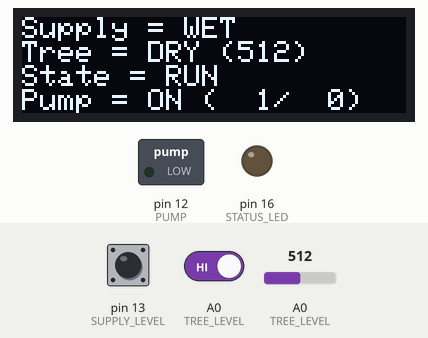
Recording of a sketch running on a simulated Arduino Uno, built with avr-gcc and run on an emulated ATmega328P. Parts: 128×32 one-colour display, switched loads named in the sketch (green lamp = pin HIGH), output pins drawn as LEDs (lit = HIGH). The test bench sets the inputs (shaded band); at power-on: pin 13 (SUPPLY_LEVEL) LOW, A0 (TREE_LEVEL) = 512, A0 (TREE_LEVEL) HIGH. The display library's start-up logo is not drawn; what the sketch prints to the serial monitor is not drawn.

Above: at 2.2 s.
2.3 s: pin 13 (SUPPLY_LEVEL) pulled HIGH for 1 s
At 2.8 s:
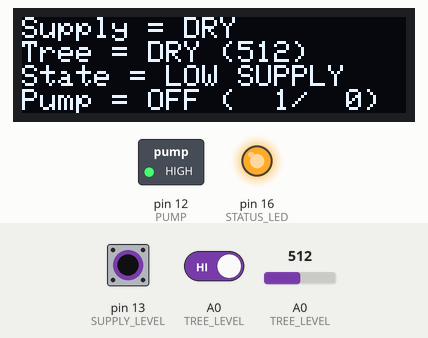
3.9 s: A0 (TREE_LEVEL) set to 885
At 4.9 s:
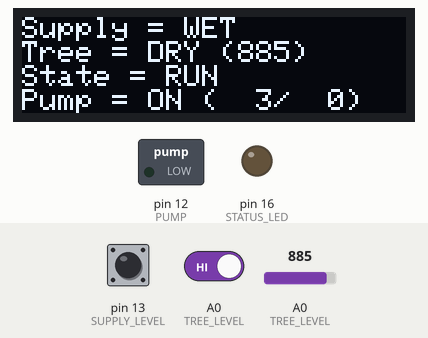
5.6 s: A0 (TREE_LEVEL) set to 916
At 6.5 s:
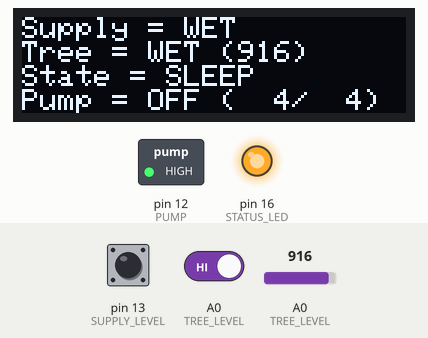
7.2 s: A0 (TREE_LEVEL) set to 900
At 8.1 s:
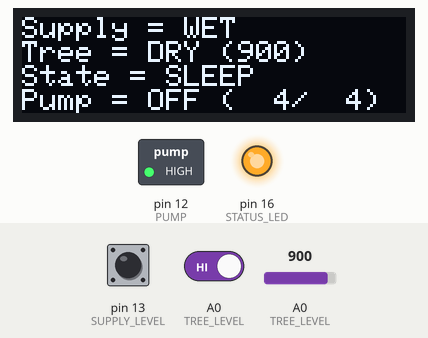
10.2 s: A0 (TREE_LEVEL) driven LOW
At 11.9 s:
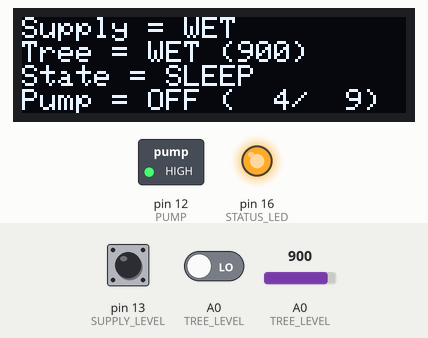
13.2 s: pin 13 (SUPPLY_LEVEL) pulled HIGH for 3.2 s
At 16.2 s:
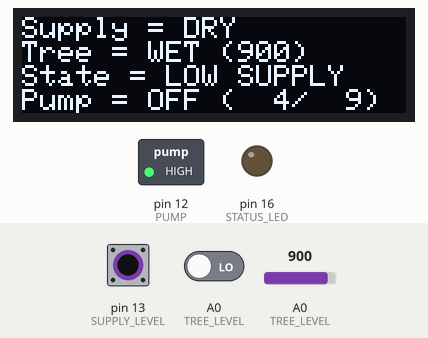
Timing chart, 0 to 17.9 s (numbered marks = the images above; inputs shaded):
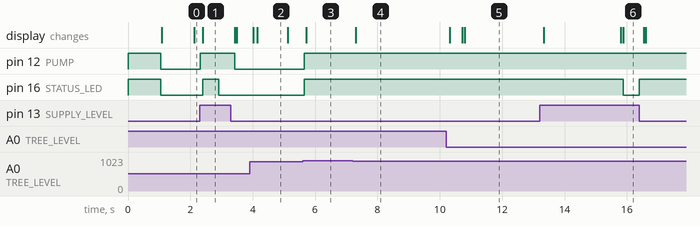

The sketch:

WaterBot.ino
```cpp
// WaterBot
// Christmas Tree Watering Bot
//

#include <SPI.h>
#include <Wire.h>
#include <Adafruit_GFX.h>
#include <Adafruit_SSD1306.h>

/////////////////////////
// Macro Definition
/////////////////////////
// Printing with stream operator
template<class T> inline Print& operator <<(Print &obj,     T arg) { obj.print(arg);    return obj; }
template<>        inline Print& operator <<(Print &obj, float arg) { obj.print(arg, 4); return obj; }

/////////////////////////
// HARDWARE DEFINITION
/////////////////////////
// Serial Interface Pins
#define UART1_TX          1   // SER - Serial Monitor TX
#define UART1_RX          3   // SER - Serial Monitor RX
#define I2C_SDA           4   // I2C - SDA OLED Display
#define I2C_SCL           5   // I2C - SCL OLED Display
// Sensors
//#define SENSOR_EXCITATION 15  // DOUT - Level Sensor Excitation / Red LED
#define SUPPLY_LEVEL      13  // DIN  - Supply Level (Binary Low = Wet)
#define TREE_LEVEL        14  // DIN  - Tree Level (Binary Low = Wet)
#define TREE_LEVEL_A      A0  // AIN  - Tree Level (Analog) 0-3.3V through 390/1M Voltage Divider = 0.00-0.93V
// Switched Voltage Outputs
#define STATUS_LED        16  // DOUT - Tree LED (switched 12V) Low = ON
#define PUMP              12  // DOUT - Pump Power (switched 12V) Low = ON
// SPECIAL FUNCTION PINS
#define GPIO0             0   // BOOTLOADER - BOOT SKETCH - Red LED (Don't use for other purpose)
#define GPIO2             2   // BOOTLOADER - UART BOOTLOADER - Blue LED (Don't use for other purpose)
#define GPIO15            15  // BOOTLOADER - SDIO MODE

//VARIABLE DEFINITION
unsigned long LoopTimer = 0;  // Timer variable for major frames
int LoopDelay = 5000;         // Delay between major frames (ms)

unsigned long BlinkTimer = 0; // Timer variable for LED Blink
int LED_State  = 0;           // State variable for LED
int BlinkDelay = 0;           // Delay between LED state changes (ms)
#define LED_OFF           0   // Steady OFF
#define LED_ON           -1   // Steady ON
#define LED_SLOW        500   // Time between slow LED toggles
#define LED_FAST         50   // Time between fast LED toggles

#define RELAY_OFF         1   // SVO Relay is active LOW
#define RELAY_ON          0   // SVO Relay is active LOW

unsigned long TimePrev = 0;   // State variable for pump timer
unsigned long TimeCurr = 0;   // Current Time for pump timer
bool NewPumpSession = true;   // Flag to indicate transition to new pumping session
int PumpTime = 0;             // Accumlated watering time this pumping session (ms)
int PumpTimeout = 10*1000;    // Maximum allowable pump run time (ms)
float WaterTime = 0.0;        // Accumulated total watering time (s)
int Pump_State = 0;           // State variable for Pump

int SupplyState = 0;          // Digital Supply level sensor value
int TreeState_raw = 0;        // Digital Tree level sesor value
int TreeLevel_raw = 0;        // Analog Tree level sensor value
int TreeState = -1;           // Post-processed tree level state
float TreeLevel = 0.0;        // Post-processed tree level value (0-100%)

#define SENSOR_WET         0  // Water level sensor is low = wet
#define SENSOR_DRY         1  // Water level sensor is high = dry
#define SENSOR_ERROR      -1  // Water level sensor is invalid

#define SENS_RAW_EMPTY   725  // Based on manual calibration (raw ADC counts)
#define SENS_RAW_FULL    320  // Based on manual calibration (raw ADC counts)
#define SENS_RAW_ERR     900  // Based on manual calibration (raw ADC counts)

int State = 0;                // Main Control State Variable
#define STATE_SLEEP      0    // Sleep
#define STATE_RUN        1    // Running/Filling
#define STATE_LOWSUPPLY  2    // Supply reservoir empty
#define STATE_SENSORERR  3    // Sensor out of range
#define STATE_FAILSAFE   4    // Failsafe state if pump runs too long

/////////////////////////
//STRUCT Initialization
/////////////////////////
Adafruit_SSD1306 display = Adafruit_SSD1306(128, 32, &Wire);


void setup() {

  // Initialize Outputs
  pinMode(PUMP, OUTPUT);
  digitalWrite(PUMP,RELAY_OFF);
  pinMode(STATUS_LED, OUTPUT);
  digitalWrite(STATUS_LED,RELAY_OFF);
//  pinMode(SENSOR_EXCITATION, OUTPUT);

  // Initialize Inputs
  pinMode(SUPPLY_LEVEL, INPUT);
  pinMode(TREE_LEVEL, INPUT);
  pinMode(TREE_LEVEL_A, INPUT);


  // Begin Serial Debug Interface
  Serial.begin(9600);
  Serial.println("WaterBot Serial Monitor");

  // Begin OLED Display Interface
  // SSD1306_SWITCHCAPVCC = generate display voltage from 3.3V internally
  // Address 0x3C for 128x32
  display.begin(SSD1306_SWITCHCAPVCC, 0x3C);
  display.display(); // Display splashscreen
  delay(1000);
  display.clearDisplay();
  display.display();
  display.setTextSize(1);
  display.setTextColor(WHITE);
  display.setCursor(0,0);

  // Initalize Variables
  State = STATE_RUN;       // Initialize Control State to Running
  Pump_State = LOW;        // Initialize Pump to OFF
  LED_State = RELAY_OFF;         // Initialize LED to OFF
  LoopTimer = millis();    // Initialize Loop timer
  BlinkTimer = millis();   // Initialize LED timer

}

// TODO Add MQTT Reporting

void loop() {
  ReadSensors();  // Only for debug

  Pump_State = RELAY_OFF;  // Command pump off just to be sure

  // Control State Machine
  switch(State) {
    // STATE_SLEEP
    //    LED = Off
    //    Transition to STATE_RUN if Loop timer complete
    case STATE_SLEEP :
      BlinkDelay = LED_OFF;
      if ((LoopTimer + LoopDelay) < millis()) {
        State = STATE_RUN;    // Transition to Running
        LoopTimer = millis();     // Reset timer
      }
      break;

    // STATE_RUN
    //    LED = On
    //    Read Sensors
    //    Transition to STATE_LOWSUPPLY if Supply sensor is dry
    //    Engage Pump if Tree Sensor is dry
    //    Transition to STATE_SLEEP if Tree sensor is wet
    //    Transition to STATE_SENSORERR if Tree sensor is out of range
    case STATE_RUN :

      ReadSensors();

      if (SupplyState == SENSOR_DRY) {
        // Supply is dry - Transition out of run state
        State = STATE_LOWSUPPLY;
        break;
      }
      switch (TreeState) {

        // Sensor is Dry - Turn on pump and start over
        case SENSOR_DRY :

          BlinkDelay = LED_ON;

          Pump_State = RELAY_ON;

          TimeCurr = millis(); // Check the time
          // Accumulate current pumping session time if not the first time through the loop
          if (NewPumpSession) {
            PumpTime = 0;
            NewPumpSession = false;
          } else {
            PumpTime += (TimeCurr - TimePrev);
          }
          TimePrev = TimeCurr;

          if (PumpTime > PumpTimeout) {
            // We've been pumping too long... stop in case there's a hardware problem
            // - Could be failed tree sensor below fault threshold (spillage risk)
            // - Could be broken, loose, or leaky tube (spillage risk)
            // - Could be supply sensor failure (dry pump overheat risk)
            // - Could be disconnected pump (underwatering risk)
            State = STATE_FAILSAFE;
          }
          break;

        // Sensor is Wet - Go back to sleep for a while
        case SENSOR_WET :

          BlinkDelay = LED_OFF;

          State = STATE_SLEEP;
          LoopTimer = millis();
          break;

        // Sensor is Broken - Transition out of run state
        case SENSOR_ERROR :
          State = STATE_SENSORERR;
          break;
      }
      break;

    // STATE_LOWSUPPLY
    //    LED = Slow Blink
    //    Read Sensors
    //    Transition to STATE_RUN if Supply sensor is wet
    case STATE_LOWSUPPLY :
      BlinkDelay = LED_SLOW;
      ReadSensors();
      if (SupplyState == SENSOR_WET) {
        // Supply is repleneshed - Transition back to run state
        State = STATE_RUN;
      }
      break;

    // STATE_SENSORERR
    //    LED = Fast Blink
    //    Do nothing
    case STATE_SENSORERR :
      BlinkDelay = LED_FAST;
      // Do Nothing, stay stuck in this state until reset
      break;

    // STATE_FAILSAFE
    //    LED = Fast Blink
    //    Do nothing
    case STATE_FAILSAFE :
      BlinkDelay = LED_FAST;
      // Do Nothing, stay stuck in this state until reset
      break;
  }

  // Blink LED
  switch (BlinkDelay) {

    case LED_OFF :
      LED_State = RELAY_OFF;
      break;

    case LED_ON :
      LED_State = RELAY_ON;
      break;

    default :
      if ((BlinkTimer + BlinkDelay) < millis()) {
        LED_State = (LED_State == RELAY_ON) ?  RELAY_OFF : RELAY_ON;  // Toggle LED state
        BlinkTimer = millis();                                       // Reset timer
      }
  }


  //Write Outputs
  digitalWrite(STATUS_LED,LED_State);
  digitalWrite(PUMP,Pump_State);
  DebugOutputs();

}

void ReadSensors() {

  // Only turn on level sensors when we're actually ready to read them
  // This prevents erosion of the moisture sensors
//  digitalWrite(SENSOR_EXCITATION,HIGH);
//  delay(500); // Wait for outputs to stabilize

  SupplyState = digitalRead(SUPPLY_LEVEL);
  TreeState_raw = digitalRead(TREE_LEVEL);
  TreeLevel_raw = analogRead(TREE_LEVEL_A);

//  digitalWrite(SENSOR_EXCITATION,LOW);

  TreeLevel = map(TreeLevel_raw,SENS_RAW_EMPTY,SENS_RAW_FULL,0,100);  // Mapping of analog values to percentage

  switch (TreeState) {
    case SENSOR_DRY :
      if (TreeState_raw == SENSOR_WET) {
        // If transitioning from "dry" to "wet", add pump on-time to total watering time
        WaterTime = WaterTime + (float)(PumpTime)/1000.0;
        // Set flag to reinitialize pump timer
        NewPumpSession = true;
        TreeState = SENSOR_WET;
      }
      // Invalidate Tree Level State if raw value > threshold
      if (TreeLevel_raw > SENS_RAW_ERR) {
        // If transitioning from "dry" to "error", add pump on-time to total watering time
        WaterTime = WaterTime + (float)PumpTime/1000.0;
        // Set flag to reinitialize pump timer
        NewPumpSession = true;
        TreeState = SENSOR_ERROR;
      }
      break;
    case SENSOR_WET :
      TreeState = SENSOR_WET;
      if (TreeState_raw == SENSOR_DRY) {
        TreeState = SENSOR_DRY;
      }
      // Invalidate Tree Level State if raw value > threshold
      if (TreeLevel_raw > SENS_RAW_ERR) {
        TreeState = SENSOR_ERROR;
      }
      break;
    case SENSOR_ERROR :
      TreeState = SENSOR_WET;
      break;
  }


}

void DebugOutputs() {

  char Status[128] = ""; // Status message for eventual display/debug
  char SubStr[32] = "";  // Substring for building output status

  //Line 1
  (SupplyState == SENSOR_DRY)? strcat(Status,"Supply = DRY\n"): strcat(Status,"Supply = WET\n");

  //Line 2
  (TreeState == SENSOR_DRY)?   sprintf(SubStr,"Tree = DRY (%3d)\n",(int)TreeLevel_raw): sprintf(SubStr,"Tree = WET (%3d)\n",(int)TreeLevel_raw);
  strcat(Status,SubStr);

  //Line 3
  switch(State){
    case STATE_SLEEP :
      strcat(Status,"State = SLEEP\n");
      break;
    case STATE_RUN :
      strcat(Status,"State = RUN\n");
      break;
    case STATE_LOWSUPPLY :
      strcat(Status,"State = LOW SUPPLY\n");
      break;
    case STATE_SENSORERR :
      strcat(Status,"State = SENSOR ERR\n");
      break;
    case STATE_FAILSAFE :
      strcat(Status,"State = FAIL SAFE\n");
      break;
  }

  //Line 4
  (Pump_State == RELAY_OFF)? sprintf(SubStr,"Pump = OFF (%3d/%3d)\n",(int)(PumpTime/1000.0),(int)WaterTime): sprintf(SubStr,"Pump = ON (%3d/%3d)\n",(int)(PumpTime/1000.0),(int)WaterTime);
  strcat(Status,SubStr);

  //Line 5
  (LED_State == RELAY_OFF)?  strcat(SubStr,"LED = OFF\n"): strcat(SubStr,"LED = ON\n");


  // Output Status Messages
  Serial << Status << '\n';

  display.clearDisplay();
  display.setCursor(0,0);
  display << Status;
  display.display();


}
```

Measured:
- the behaviour switches between 900 and 901 on A0 (TREE_LEVEL) (found by bisection; images 2 and 3)
- after the input at 2.3 s, pin 12 (PUMP): LOW → HIGH at once, → LOW 1.1 s later; pin 16 (STATUS_LED): LOW → HIGH after 0.10 s, → LOW 0.52 s later; the display: changes after 0.10 s (image 1)
- after the input at 5.6 s, pin 12 (PUMP), pin 16 (STATUS_LED): LOW → HIGH after 0.05 s; the display: changes after 0.12 s (image 3)
- after the input at 7.2 s, the display: changes after 0.10 s (image 4)
- after the input at 10.2 s, pin 12 (PUMP), pin 16 (STATUS_LED): stays HIGH (without the input it goes to LOW after 0.53 s); the display: changes after 0.12 s (image 5)
- after the input at 13.2 s, pin 16 (STATUS_LED): HIGH → LOW after 2.7 s, → HIGH 0.52 s later; the display: first changes after 0.13 s (image 6 shows a later state)
- what the display in image 2 shows lasts 1.0 s, from 4.1 s to 5.1 s
